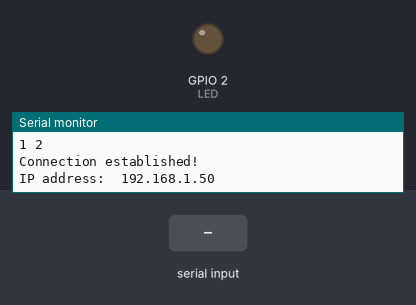
This sketch was run on a simulated ESP8266 (NodeMCU). Shown: output pins drawn as LEDs (lit = HIGH), the last lines printed to the serial monitor. The test bench sets the inputs (shaded band). WiFi joins after 1.5 s; servers stay silent unless stated.

Above: at 3.2 s.
3.3 s: "1\n" received over the second serial link
At 5.06 s:
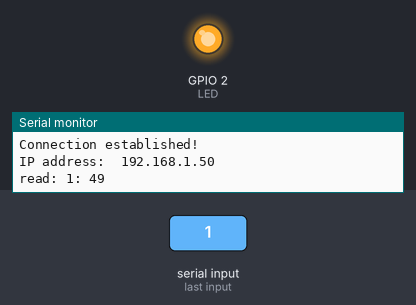
Timing chart, 0 to 18.2 s (numbered marks = the images above; inputs shaded):
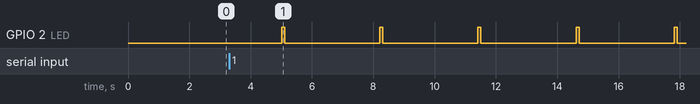

The sketch:

ESP8266_SERIAL_Code.ino
```cpp
#include <SoftwareSerial.h> // Serial communication port
#include <ESP8266WiFi.h> // Wi-Fi library

// pins for ESP
const byte espRXpin = 4;
const byte espTXpin = 5;
int LED = 2; // onboard ESP LED

// WIFI information
const char* ssid     = "UTGuest";         // The SSID (name) of the Wi-Fi network you want to connect to

// Set up a new SoftwareSerial object
SoftwareSerial mySerial (espRXpin, espTXpin);

// Start with 9600 baud rate
void setup()
{
  // Define pin modes for TX and RX
  pinMode(espRXpin, INPUT);
  pinMode(espTXpin, OUTPUT);
  pinMode(LED, OUTPUT); // onboard LED

  // Set the baud rate for the SoftwareSerial object
  mySerial.begin(9600);

  // Connect to WIFI
  Serial.begin(115200);         // Start the Serial communication to send messages to the computer
  delay(10);
  Serial.println('\n');

  WiFi.begin(ssid);             // Connect to the network
  Serial.print("Connecting to ");
  Serial.print(ssid); Serial.println(" ...");

  int i = 0;
  while (WiFi.status() != WL_CONNECTED) { // Wait for the Wi-Fi to connect
    delay(1000);
    Serial.print(++i); Serial.print(' ');
  }

  Serial.println('\n');
  Serial.println("Connection established!");
  Serial.print("IP address:\t");
  Serial.println(WiFi.localIP());         // Send the IP address of the ESP8266 to the computer
}

void loop() {
  delay(3000);
  char c = mySerial.read();
  Serial.print("read: ");
  Serial.print(c);
  Serial.print(": ");
  Serial.print((int)c);
  Serial.print("\n");
  digitalWrite(LED, HIGH);   // turn the LED on (HIGH is the voltage level)
  delay(100);               // wait for a second
  digitalWrite(LED, LOW);    // turn the LED off by making the voltage LOW
  delay(100);               // wait for a second
}
```

Measured:
- by itself, GPIO 2 (LED): alternates HIGH for 0.10 s and LOW for 3.1 s
